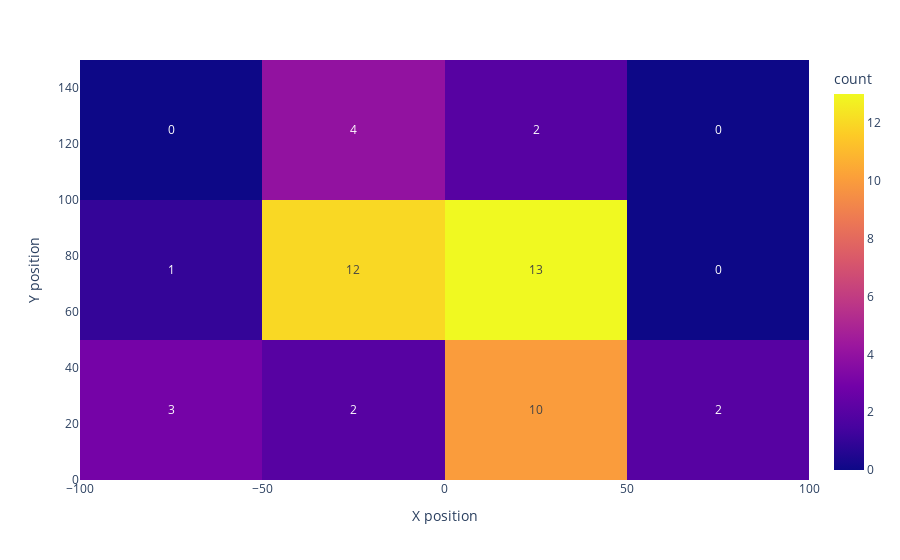

This figure's notebook cell:
### Code cell
df = pd.DataFrame(ball_final_pos_np[:, :2], columns=["X position", "Y position"])

fig = px.density_heatmap(df, x="X position", y="Y position", text_auto=True)
fig.show()

### Figure 1 — Plotly figure (JSON) as saved in the notebook; plotly's stock layout.template omitted (floating-point values rounded to 4 significant figures)
{"data": [{"coloraxis": "coloraxis", "hovertemplate": "X position=%{x}<br>Y position=%{y}<br>count=%{z}<extra></extra>", "name": "", "texttemplate": "%{z}", "type": "histogram2d", "x": [-2.149, 2.121, 40.7, -2.452, -75.62, -2.131, 2.831, 0.2639, -8.291, -5.969, -61.95, -8.594, 0.9255, -5.583, -44.78, 57.02, 2.75, 1.607, -16.87, 4.438, 2.103, -14.52, 3.739, -14.59, -9.181, 0.9668, 46.09, 0.2126, 50.39, -0.664, 2.622, -1.512, -11.25, 2.983, 32.66, -2.561, -8.138, 0.9468, 1.057, 46.04, 30.87, -1.215, 16.09, 0.2951, -56.39, 48.25, -64.63, 4.444, 18.64], "xaxis": "x", "xbingroup": "x", "y": [134.5, 58.83, 17.31, 57.15, 31.25, 62.02, 59.65, 55.68, 66.15, 72.88, 24.49, 74.31, 66.98, 68.63, 91.65, 25.89, 49.95, 45.18, 59.35, 61.1, 128.1, 62.1, 60.79, 49.83, 84.91, 54.73, 2.688, 130.7, 42.03, 63.08, 59.61, 128.1, 68.95, 53.72, 8.077, 41.31, 111.9, 60.16, 57.83, 14.08, 20.62, 131.2, 22.33, 56.85, 23.85, 3.979, 67.52, 23.92, 77.05], "yaxis": "y", "ybingroup": "y"}], "layout": {"coloraxis": {"colorbar": {"title": {"text": "count"}}, "colorscale": [[0, "#0d0887"], [0.1111, "#46039f"], [0.2222, "#7201a8"], [0.3333, "#9c179e"], [0.4444, "#bd3786"], [0.5556, "#d8576b"], [0.6667, "#ed7953"], [0.7778, "#fb9f3a"], [0.8889, "#fdca26"], [1, "#f0f921"]]}, "legend": {"tracegroupgap": 0}, "margin": {"t": 60}, "xaxis": {"anchor": "y", "domain": [0, 1], "title": {"text": "X position"}}, "yaxis": {"anchor": "x", "domain": [0, 1], "title": {"text": "Y position"}}}}
